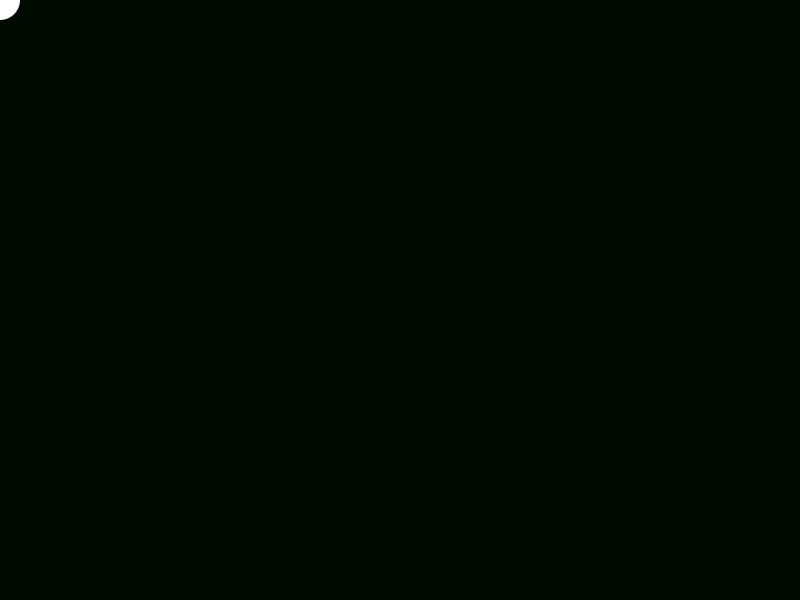
Frame 1 (no input)
Frame 60 (the mouse pressed at the canvas centre just before this capture): identical to frame 1, image omitted
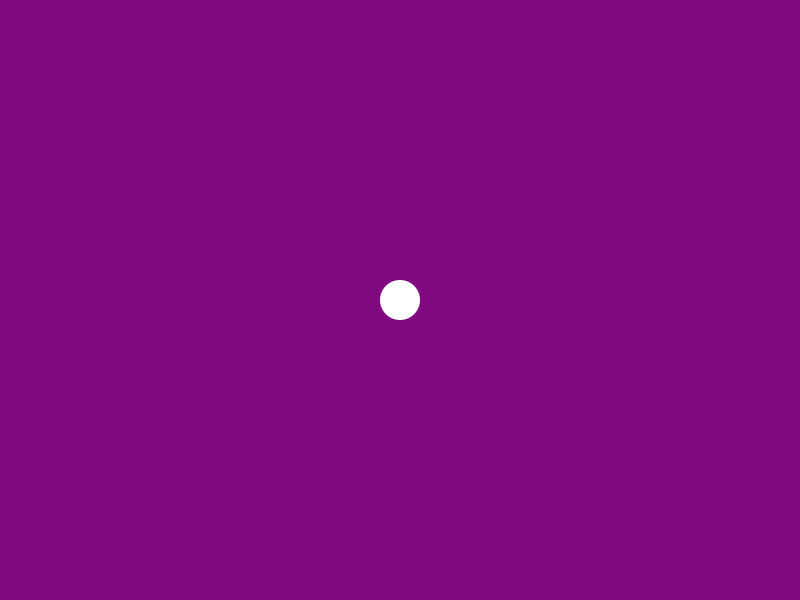
Frame 120 (the mouse held since frame 60 and released just before this capture)

The Processing sketch that drew these frames (run headless with seeded random() and noise(); from frame 60 on, the mouse is pressed at the canvas centre):

// Processing sketch: MousexY_2
// ── MousexY_2.pde

void setup() {
  size(800, 600);
  background(200, 10, 200);
  noStroke();
 
}

void draw() {
  float red = map(mouseX, 0, width, 0, 255);
  float blue = map(mouseY, 0, height, 0, 255);
  
  background(red, 10, blue);

  ellipse(mouseX, mouseY, 40, 40);
}
